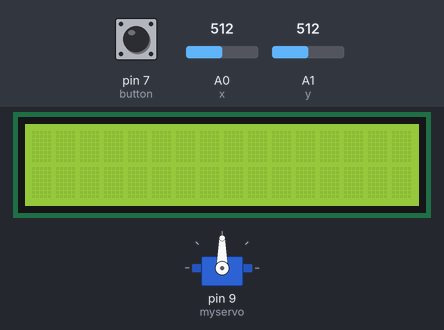
The sketch below on a simulated Arduino Uno, built with avr-gcc and run on an emulated ATmega328P. On the bench: 16×2 character LCD, servo. The inputs (shaded band) are chosen by the test bench; at power-on: pin 7 (button) HIGH, A0 (x) = 512, A1 (y) = 512. Random numbers use the default seed unless the sketch sets one.

Above: at 1.2 s.
1.3 s: pin 7 (button) pulled LOW for 3.2 s
At 5.2 s:
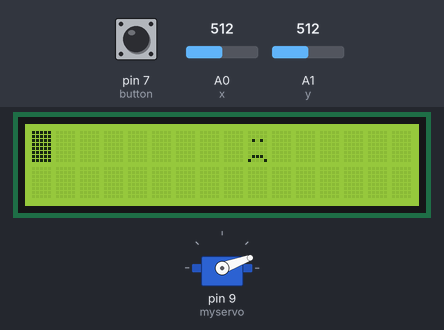
6.0 s: pin 7 (button) pulled LOW for 0.15 s
At 6.3 s:
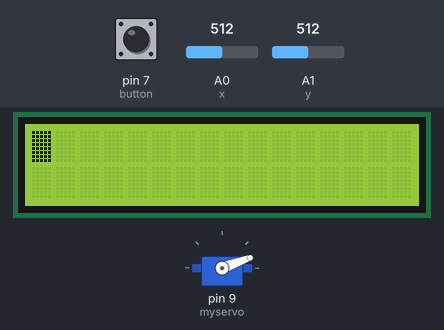
7.6 s: A0 (x) set to 0
At 8.66 s:
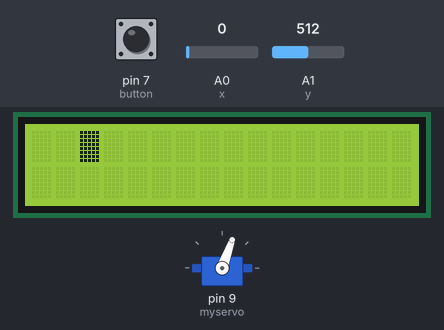
10.6 s: pin 7 (button) pulled LOW for 1 s
At 11.9 s:
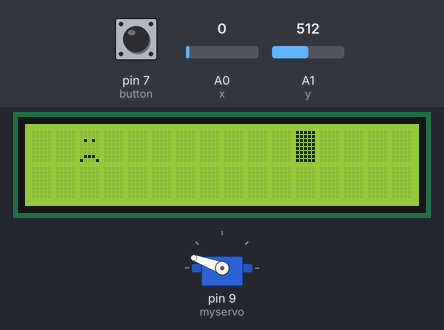
Timing chart, 0 to 13.6 s (numbered marks = the images above; inputs shaded):
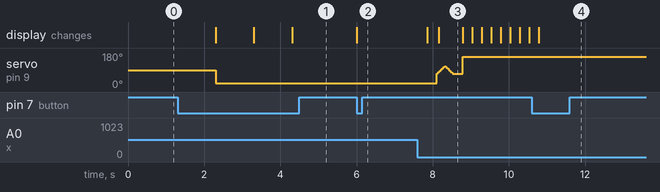

The sketch:

findSmiley.ino
```cpp
/*
  This sketch uses a LCD display, joystick, and servo motor to create a game of "Find the Hidden Smiley".
  Push the joystick button to start the game. A blinking cursor will appear and can be moved around by the joystick.
  The servo will point towards the direction of the hidden smiley. Push the joystick button again to check your answer.

  The circuit:
 * LCD RS pin to digital pin 12
 * LCD Enable pin to digital pin 11
 * LCD D4 pin to digital pin 5
 * LCD D5 pin to digital pin 4
 * LCD D6 pin to digital pin 3
 * LCD D7 pin to digital pin 2
 * LCD R/W pin to ground
 * 1K resistor:
 * LCD V0 pin to ground
 * LCD A pin to 5V

 Library originally added 18 Apr 2008
 by David A. Mellis
 library modified 5 Jul 2009
 by Limor Fried (http://www.ladyada.net)
 example added 9 Jul 2009
 by Tom Igoe
 modified 22 Nov 2010
 by Tom Igoe
 modified 7 Nov 2016
 by Arturo Guadalupi
 modified 27 Oct 2025
 by Katherine Kang

*/

// include the library code:
#include <LiquidCrystal.h>
#include <Servo.h>

// initialize the library by associating any needed LCD interface pin
// with the arduino pin number it is connected to:
const int rs = 12, en = 11, d4 = 5, d5 = 4, d6 = 3, d7 = 2;
LiquidCrystal lcd(rs, en, d4, d5, d6, d7);

// set up the pins connected to the joystick:
const int x = A0;
const int y = A1;
const int button = 7;

// create Servo object to control a servo:
Servo myservo;

// these constants won't change:
const int numRows = 2;    // the number of rows on the LCD display
const int numCols = 16;   // the number of columns on the LCD display

// these variables will change:
int xval = 0;             // the x value of the joystick
int yval = 0;             // the y value of the joystick
int cursorRow = 0;        // the current row the curser is on
int cursorCol = 0;        // the current column the curser is on
int smileyRow = 0;        // the row that the hidden smiley is on
int smileyCol = 0;        // the column that the hidden smiley is on
int pos = 0;              // variable to store the servo position
bool playGame = false;    // boolean that is true when the game is in progress

// make a custom smiley face character:
byte smiley[8] = {
  0b00000,
  0b00000,
  0b01010,
  0b00000,
  0b00000,
  0b10001,
  0b01110,
  0b00000
};

// make a custom frownie face character:
byte frownie[8] = {
  0b00000,
  0b00000,
  0b01010,
  0b00000,
  0b00000,
  0b00000,
  0b01110,
  0b10001
};

void setup() {
  lcd.begin(numCols, numRows);      // set up the LCD's number of columns and rows
  lcd.createChar(0, smiley);        // create the smiley character
  lcd.createChar(1, frownie);       // create the frownie character
  myservo.attach(9);                // attaches the servo on pin 9 to the Servo object
  pinMode(x, INPUT);                // takes the x value of the joystick as an input
  pinMode(y, INPUT);                // takes the y value of the joystick as an input
  pinMode(button, INPUT_PULLUP);    // takes the button state of the joystick as an input
  Serial.begin(9600);               // initializes the serial monitor
}

void loop() {
  int buttonState = digitalRead(button);        // reads the joystick button state (0 when pushed)
  if (buttonState == 0) {                       // when the joystick button is pushed...
    if (playGame == false) {                    // if the game is not in progress,
      lcd.clear();                              // clear the LCD display
      lcd.setCursor(cursorRow, cursorCol);      // set the cursor to its position before the clear
      setSmiley();                              // and set the hidden smiley at a random position.
    } else if (playGame == true) {              // if the game is in progress,
      endGame();                                // the game ends and checks the player's answer
    }
    playGame = !playGame;                       // toggle the gameStart boolean true/false
    delay(1000);                                // wait a second
  }

  if (playGame == true) {                       // while the game is in progress,
    lcd.blink();                                // the cursor blinks at its current position.
    xval = analogRead(x);                       // reads the x value of the joystick and saves it to xval
    yval = analogRead(y);                       // reads the y value of the joystick and saves it to yval
    if (xval == 0) {                            // if the joystick moves right,
      // Serial.println("right");
      if (cursorRow < 15) {                     // the cursor will move right one position if there is space
        cursorRow++;
      }
      delay(250);
    } else if (xval == 1023) {                  // if the joystick moves left,
      // Serial.println("left");
      if (cursorRow > 0) {                      // the cursor will move left one position if there is space
        cursorRow--;
      }
      delay(250);
    } else if (yval == 0) {                     // if the joystick moves up,
      // Serial.println("up");
      if (cursorCol > 0) {                      // the cursor will move up one position if there is space
        cursorCol--;
      }
      delay(250);
    } else if (yval == 1023) {                  // if the joystick moves down,
      // Serial.println("down");
      if (cursorCol < 1) {                      // the cursor will move down one position if there is space
        cursorCol++;
      }
      delay(250);
    }
    lcd.setCursor(cursorRow, cursorCol);        // sets the cursor to its current position
    servoDirect();                              // directs the servo to the position of the hidden smiley
  }
}

// function that directs the servo to the position of the hidden smiley
void servoDirect() {
  if (cursorRow < smileyRow) {                  // if the cursor is to the left of the smiley,
    myservo.write(20);                          // the servo points right.
  } else if (cursorRow > smileyRow) {           // if the cursor is to the right of the smiley,
    myservo.write(160);                         // the servo points left.
  } else if (cursorCol != smileyCol) {          // if the cursor is on the wrong row,
    myservo.write(90);                          // the servo points down.
  } else {                                      // if the cursor has found the smiley,
    for (pos = 70; pos <= 110; pos += 1) {      // the servo goes from 80 degrees to 120 degrees...
      myservo.write(pos);
      xval = analogRead(x);
      yval = analogRead(y);
      delay(5);
    }
    for (pos = 110; pos >= 70; pos -= 1) {      // and back from 120 degrees to 80 degrees!
      myservo.write(pos);
      xval = analogRead(x);
      yval = analogRead(y);
      delay(5);
    }
  }
}

// function that sets the hidden smiley at a random position on the LCD display
void setSmiley() {
  smileyRow = random(0, 16);
  smileyCol = random(0, 2);
  // Serial.print("Psst! The smiley is hidding at ");
  // Serial.print(smileyRow);
  // Serial.print(", ");
  // Serial.println(smileyCol);
}

// function that ends the game and checks the player's answer
void endGame() {
  if (cursorRow == smileyRow && cursorCol == smileyCol) {     // if the cursor matches the position of the hidden smiley,
    lcd.write((byte)0);                                       // write a smiley face.
  } else {                                                    // if the answer is wrong,
    lcd.setCursor(smileyRow, smileyCol);                      // moves the cursor to correct position
    lcd.write((byte)1);                                       // and writes a frownie face.
  }
  lcd.setCursor(cursorRow, cursorCol);                        // sets the cursor back to the answered position
}
```

Measured:
- after the input at 1.3 s, servo on pin 9 (myservo): 90° → 20° after 1.0 s; the display: first changes after 1.0 s (image 1 shows a later state)
- after the input at 6.0 s, the display: changes at once (image 2)
- after the input at 7.6 s, the display: first changes after 0.25 s (image 3 shows a later state)
